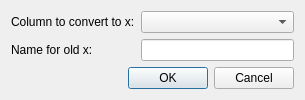
<?xml version="1.0" encoding="UTF-8"?>
<ui version="4.0">
 <class>specExchangeDescriptorXDialog</class>
 <widget class="QDialog" name="specExchangeDescriptorXDialog">
  <property name="geometry">
   <rect>
    <x>0</x>
    <y>0</y>
    <width>305</width>
    <height>86</height>
   </rect>
  </property>
  <property name="sizePolicy">
   <sizepolicy hsizetype="Preferred" vsizetype="Minimum">
    <horstretch>0</horstretch>
    <verstretch>0</verstretch>
   </sizepolicy>
  </property>
  <property name="windowTitle">
   <string>Choose columns</string>
  </property>
  <layout class="QFormLayout" name="formLayout">
   <item row="0" column="0">
    <widget class="QLabel" name="columnToConvertLabel">
     <property name="text">
      <string>Column to convert to x:</string>
     </property>
     <property name="buddy">
      <cstring>columnToConvert</cstring>
     </property>
    </widget>
   </item>
   <item row="0" column="1">
    <widget class="QComboBox" name="columnToConvert"/>
   </item>
   <item row="1" column="0">
    <widget class="QLabel" name="xNameLabel">
     <property name="text">
      <string>Name for old x:</string>
     </property>
     <property name="buddy">
      <cstring>xName</cstring>
     </property>
    </widget>
   </item>
   <item row="1" column="1">
    <widget class="QLineEdit" name="xName"/>
   </item>
   <item row="2" column="0" colspan="2">
    <widget class="QDialogButtonBox" name="buttonBox">
     <property name="orientation">
      <enum>Qt::Horizontal</enum>
     </property>
     <property name="standardButtons">
      <set>QDialogButtonBox::Cancel|QDialogButtonBox::Ok</set>
     </property>
    </widget>
   </item>
  </layout>
 </widget>
 <resources/>
 <connections>
  <connection>
   <sender>buttonBox</sender>
   <signal>accepted()</signal>
   <receiver>specExchangeDescriptorXDialog</receiver>
   <slot>accept()</slot>
   <hints>
    <hint type="sourcelabel">
     <x>252</x>
     <y>81</y>
    </hint>
    <hint type="destinationlabel">
     <x>157</x>
     <y>274</y>
    </hint>
   </hints>
  </connection>
  <connection>
   <sender>buttonBox</sender>
   <signal>rejected()</signal>
   <receiver>specExchangeDescriptorXDialog</receiver>
   <slot>reject()</slot>
   <hints>
    <hint type="sourcelabel">
     <x>300</x>
     <y>81</y>
    </hint>
    <hint type="destinationlabel">
     <x>286</x>
     <y>274</y>
    </hint>
   </hints>
  </connection>
 </connections>
</ui>
